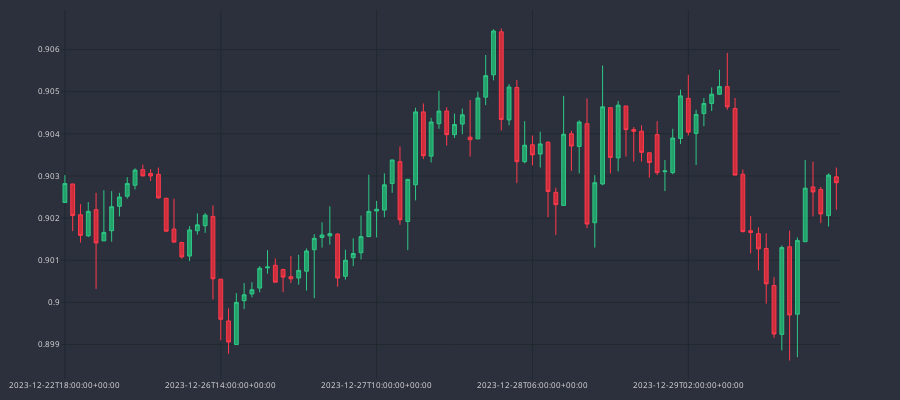

The notebook cell saved with this chart:
### Code cell
cp = CandlePlot(df_macd.iloc[-100:], candles=True)
cp.show_plot()
